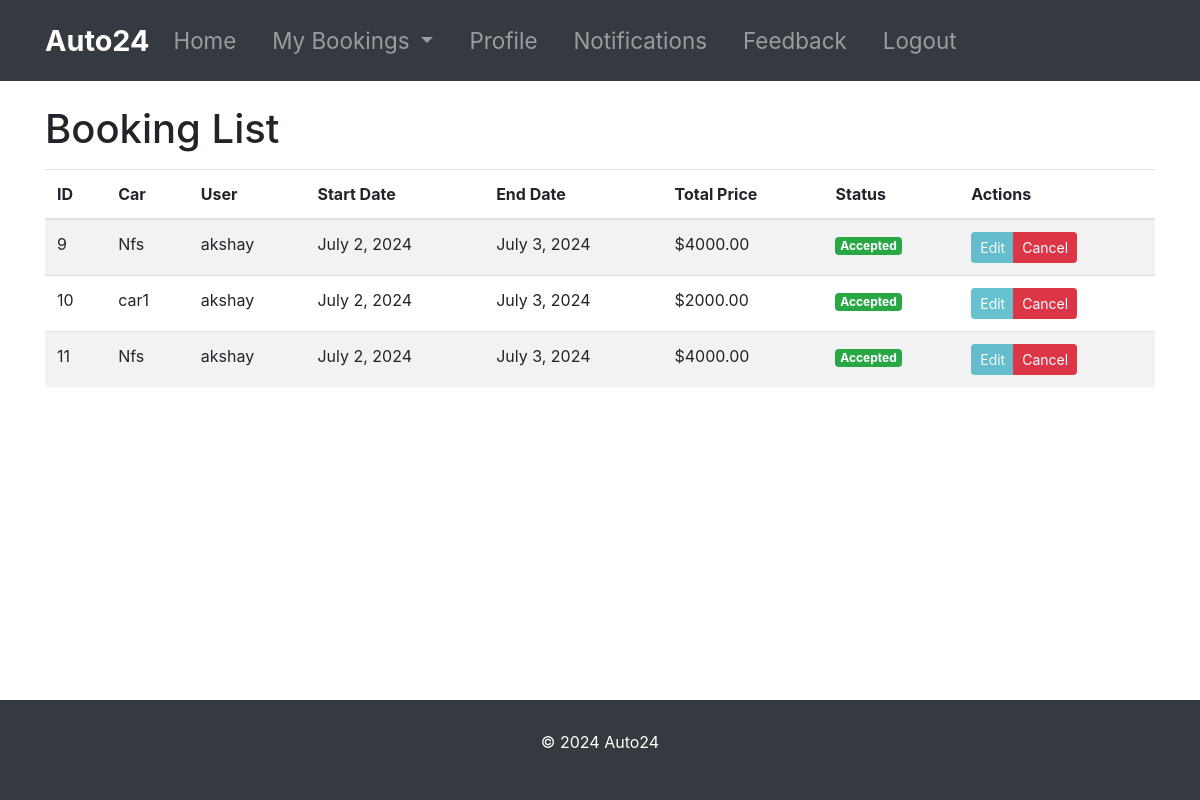
/booking/, run on an earlier commit of the app's database.
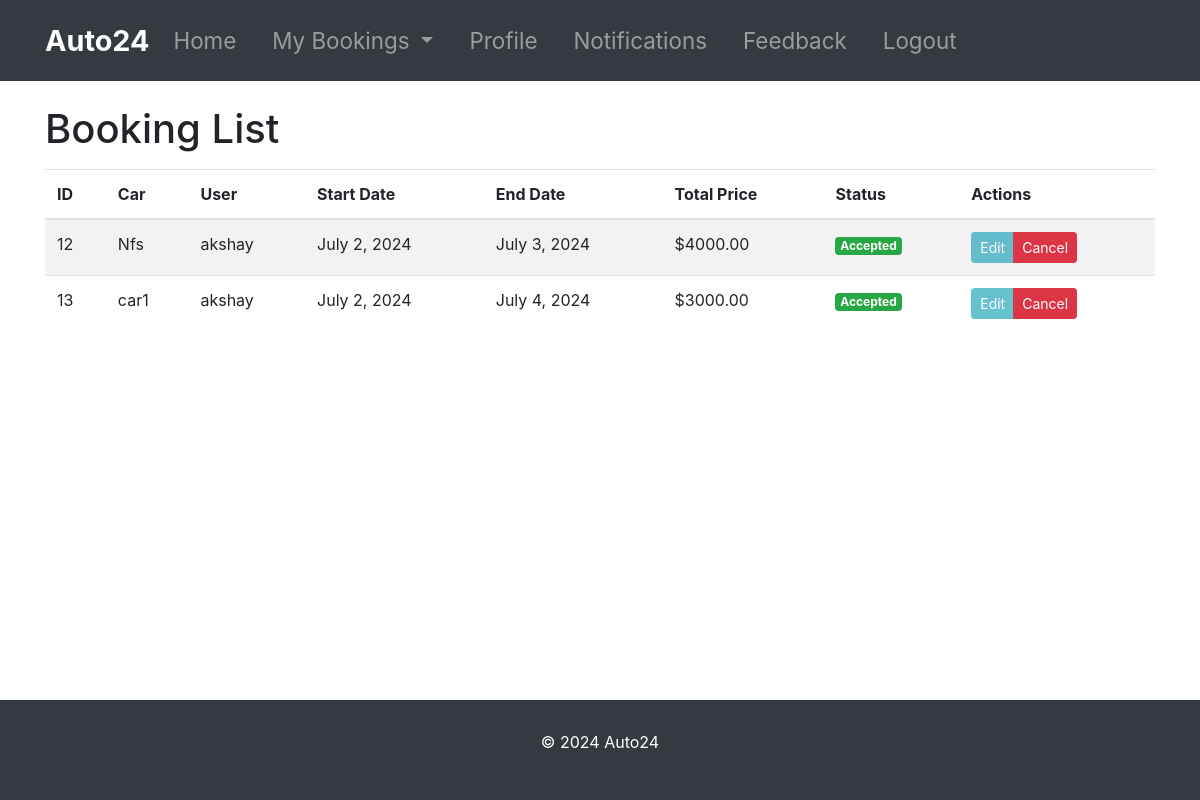
And on a later commit of the database.
### admin_management/models.py (models this page shows, shortened)
class Booking(models.Model):
    PENDING = 'PENDING'
    ACCEPTED = 'ACCEPTED'
    REJECTED = 'REJECTED'
    STATUS_CHOICES = [
        (PENDING, 'Pending'),
        (ACCEPTED, 'Accepted'),
        (REJECTED, 'Rejected'),
    ]
    rental_car = models.ForeignKey(RentalCar, on_delete=models.CASCADE)
    user = models.ForeignKey(User, on_delete=models.CASCADE)
    start_date = models.DateField()
    end_date = models.DateField()
    status = models.CharField(max_length=8, choices=STATUS_CHOICES, default=PENDING)
    @property
    def total_price(self):
        duration = (self.end_date - self.start_date).days + 1
        return duration * self.rental_car.daily_rate

class RentalCar(models.Model):
    name=models.CharField(max_length=100)
    description=models.TextField()
    image=models.ImageField(upload_to='rental_cars/')
    daily_rate=models.DecimalField(max_digits=10,decimal_places=2)
    availability=models.BooleanField(default=True)
    def __str__(self):
        return self.name

### customer_management/views.py (the view)
# urls.py: path('booking/', views.booking_list, name='booking_list'),
def booking_list(request):
    bookings = Booking.objects.all()
    return render(request, 'customer/rental_cars/booking_list.html', {'bookings': bookings})

### templates/customer/rental_cars/booking_list.html (shortened to what this page needs)
{% extends 'customer/base.html' %}
{% block content %}
<div class="container mt-4 table-container">
    <h1>Booking List</h1>
    <table class="table table-striped mt-3">
        <thead>
            <tr>
                <th>ID</th>
                <th>Car</th>
                <th>User</th>
                <th>Start Date</th>
                <th>End Date</th>
                <th>Total Price</th>
                <th>Status</th>
                <th>Actions</th>
            </tr>
        </thead>
        <tbody>
            {% for booking in bookings %}
                <tr>
                    <td>{{ booking.id }}</td>
                    <td>{{ booking.rental_car }}</td>
                    <td>{{ booking.user }}</td>
                    <td>{{ booking.start_date }}</td>
                    <td>{{ booking.end_date }}</td>
                    <td>${{ booking.total_price }}</td>
                    <td>
                    {% if booking.status == 'PENDING' %}
                        <span class="badge badge-warning">{{ booking.get_status_display }}</span>
                    {% elif booking.status == 'ACCEPTED' %}
                        <span class="badge badge-success">{{ booking.get_status_display }}</span>
                    {% else %}
                        <span class="badge badge-danger">{{ booking.get_status_display }}</span>
                    {% endif %}
                    </td>
                    <td>
                        <div class="btn-group">
                            {% if booking.status != 'ACCEPTED' %}
                                <a href="{% url 'update_booking' booking.id %}" class="btn btn-sm btn-info">Edit</a>
                            {% else %}
                                <span class="btn btn-sm btn-info disabled" data-toggle="tooltip" title="You can only edit before the admin accepts the request">Edit</span>
                            {% endif %}
                            <a href="{% url 'delete_booking' booking.id %}" class="btn btn-sm btn-danger" onclick="return confirm('Are you sure you want to cancel this booking?')">Cancel</a>
                        </div>
                    </td>
                </tr>
            {% empty %}
                <tr>
                    <td colspan="8">No bookings found.</td>
                </tr>
            {% endfor %}
        </tbody>
    </table>
</div>
{% endblock %}

What changed in the data, as far as the page shows it:
removed Booking: id "9", rental_car "Nfs", user "akshay", start_date "July 2, 2024", end_date "July 3, 2024", total_price "4000.00", status "Accepted", shows "Edit"
removed Booking: id "10", rental_car "car1", user "akshay", start_date "July 2, 2024", end_date "July 3, 2024", total_price "2000.00", status "Accepted", shows "Edit"
removed Booking: id "11", rental_car "Nfs", user "akshay", start_date "July 2, 2024", end_date "July 3, 2024", total_price "4000.00", status "Accepted", shows "Edit"
added Booking: id "12", rental_car "Nfs", user "akshay", start_date "July 2, 2024", end_date "July 3, 2024", total_price "4000.00", status "Accepted", shows "Edit"
added Booking: id "13", rental_car "car1", user "akshay", start_date "July 2, 2024", end_date "July 4, 2024", total_price "3000.00", status "Accepted", shows "Edit"
